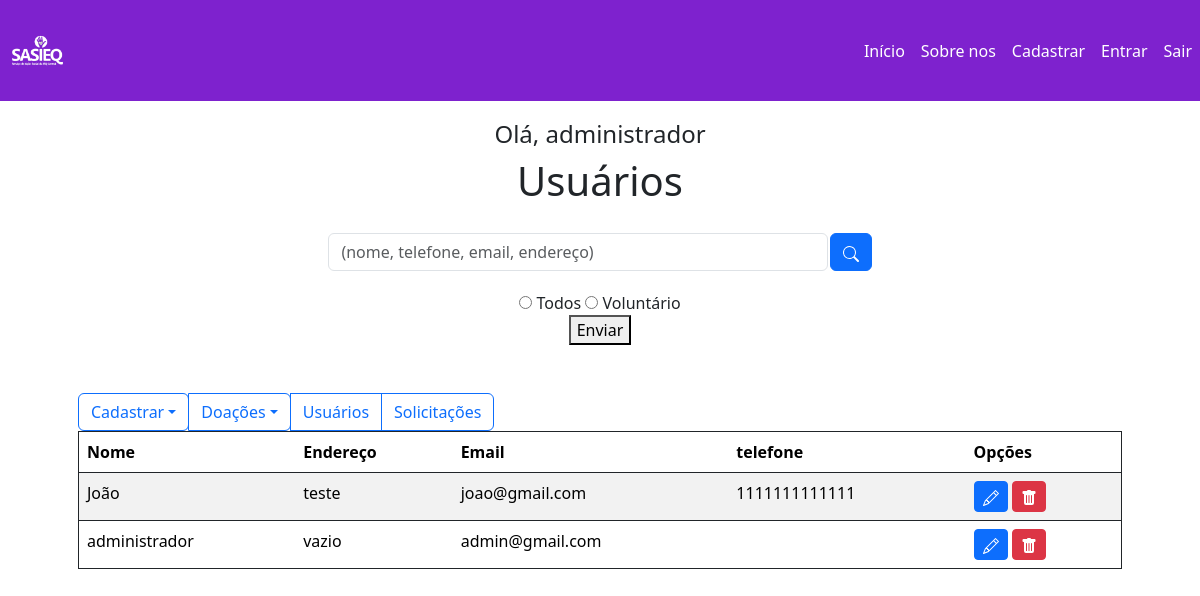
Screenshot of /admin_usuario.php (signed in) with the database file from the repository.
### tables this page shows
CREATE TABLE IF NOT EXISTS `usuario` (
  `id_usuario` int NOT NULL,
  `nome` varchar(255) DEFAULT NULL,
  `senha` varchar(255) DEFAULT NULL,
  `email` varchar(255) DEFAULT NULL,
  `endereco` varchar(255) DEFAULT NULL,
  `telefone` varchar(255) DEFAULT NULL,
  `tipo_cliente` int DEFAULT NULL,
  PRIMARY KEY (`id_usuario`)
);

### admin_usuario.php (the view, shortened to what this page needs)
<?php
$conexao = conectar();
$logado = $_SESSION['nome'];
$sql_pesquisar = "SELECT * FROM usuario";
$resultado_pesquisar = mysqli_query($conexao, $sql_pesquisar);
?>
<!DOCTYPE html>
<html lang="pt-br">
<head>
    <?php include("links.php"); ?>
</head>
<body>
    <?php include('menu.php');
    ?>
    <div style="margin-top: 10%;" class="text-center">
        <h4>Olá, <?php echo $logado; ?></h4>
        <h1>Usuários</h1>
    </div>
    <div class="caixa-procura">
        <form action="" method="get">
            <input type="search" class="form-control" placeholder="(nome, telefone, email, endereço)" name="pesquisar" id="pesquisar">
            <button class="btn btn-primary btn-btn">
                <svg xmlns="http://www.w3.org/2000/svg" width="16" height="16" fill="currentColor" class="bi bi-search" viewBox="0 0 16 16">
                    <path d="M11.742 10.344a6.5 6.5 0 1 0-1.397 1.398h-.001q.044.06.098.115l3.85 3.85a1 1 0 0 0 1.415-1.414l-3.85-3.85a1 1 0 0 0-.115-.1zM12 6.5a5.5 5.5 0 1 1-11 0 5.5 5.5 0 0 1 11 0" />
                </svg>
            </button>
        </form>
    </div>
    <div class="text-center">
        <form action="" method="GET">
            <input type="radio" id="todos" name="filtro" value="todos">
            <label for="todos">Todos</label>
            <input type="radio" id="voluntario" name="filtro" value="voluntarios">
            <label for="voluntario">Voluntário</label><br>
            <button>Enviar</button>
        </form>
    </div>
    <div class=" container p-5 ">
        <table class="table table-striped table-hover border border-dark  ">
            <thead>
                <div class="head-table">
                    <div class="btn-group" role="group" aria-label="Basic outlined example">
                        <button type="button" class="btn btn-outline-primary dropdown-toggle" data-bs-toggle="dropdown">Cadastrar</button>
                        <form action="admin_doacao.php" method="GET">
                            <button type="button" class="btn btn-outline-primary dropdown-toggle" data-bs-toggle="dropdown">Doações</button>
                        </form>
                        <form action="#" method="get">
                            <button type="button" class="btn btn-outline-primary">Usuários</button>
                        </form>
                        <a href="solicitacoes.php" class="btn btn-outline-primary">Solicitações</a>
                    </div>
                </div>
                <?php
                echo "<tr>";
                echo "<th scope='col'>Nome</th>";
                echo "<th scope='col'>Endereço</th>";
                echo "<th scope='col'>Email</th>";
                echo "<th scope='col'>telefone</th>";
                echo "<th scope='col'>Opções</th>";
                echo "</tr>";
                ?>
            </thead>
            <tbody>
                <?php
                while ($info = mysqli_fetch_assoc($resultado_pesquisar)) {
                    echo '<tr>';
                    echo '<td>' . $info['nome'] . '</td>';
                    echo '<td>' . $info['endereco'] . '</td>';
                    echo '<td>' . $info['email'] . '</td>';
                    echo '<td>' . $info['telefone'] . '</td>';
                    echo '<td>
                        <a class = "btn btn-sm btn-primary" href="form-alterar.php?id_usuario=' . $info['id_usuario'] . '">
                        <svg xmlns="http://www.w3.org/2000/svg" width="16" height="16" fill="currentColor" class="bi bi-pencil" viewBox="0 0 16 16">
                        <path d="M12.146.146a.5.5 0 0 1 .708 0l3 3a.5.5 0 0 1 0 .708l-10 10a.5.5 0 0 1-.168.11l-5 2a.5.5 0 0 1-.65-.65l2-5a.5.5 0 0 1 .11-.168zM11.207 2.5 13.5 4.793 14.793 3.5 12.5 1.207zm1.586 3L10.5 3.207 4 9.707V10h.5a.5.5 0 0 1 .5.5v.5h.5a.5.5 0 0 1 .5.5v.5h.293zm-9.761 5.175-.106.106-1.528 3.821 3.821-1.528.106-.106A.5.5 0 0 1 5 12.5V12h-.5a.5.5 0 0 1-.5-.5V11h-.5a.5.5 0 0 1-.468-.325"/>
                        </svg>
                        </a>
                        <a id="deleteButton"  class = "btn btn-sm btn-danger" data-id_usuario=' . $info['id_usuario'] . '>
                        <svg xmlns="http://www.w3.org/2000/svg" width="16" height="16" fill="currentColor" class="bi bi-trash-fill" viewBox="0 0 16 16">
                        <path d="M2.5 1a1 1 0 0 0-1 1v1a1 1 0 0 0 1 1H3v9a2 2 0 0 0 2 2h6a2 2 0 0 0 2-2V4h.5a1 1 0 0 0 1-1V2a1 1 0 0 0-1-1H10a1 1 0 0 0-1-1H7a1 1 0 0 0-1 1zm3 4a.5.5 0 0 1 .5.5v7a.5.5 0 0 1-1 0v-7a.5.5 0 0 1 .5-.5M8 5a.5.5 0 0 1 .5.5v7a.5.5 0 0 1-1 0v-7A.5.5 0 0 1 8 5m3 .5v7a.5.5 0 0 1-1 0v-7a.5.5 0 0 1 1 0"/>
                        </svg>
                        </a>
                        </td>';
                    echo '</tr>';
                }
                ?>
            </tbody>
        </table>
    </div>
</body>
</html>

### links.php (shortened to what this page needs)
<link rel="stylesheet" type="text/css" href="css/estilo.css?nocache=<?=rand(0,9999999) ?>"/>
 <link href="https://cdn.jsdelivr.net/npm/bootstrap@5.3.3/dist/css/bootstrap.min.css" rel="stylesheet">
 <link href="https://cdn.jsdelivr.net/npm/sweetalert2@11.0.18/dist/sweetalert2.min.css" rel="stylesheet">

### menu.php (shortened to what this page needs)
<header>
    <div class="container-fluid" id="nav-container">
        <nav class="navbar navbar-expand-lg fixed-top navbar-dark">
            <a href="index.php" class="navbar-brand">
                <img id="logo" src="img/logo.png" alt="logo SASIEQ">
            </a>
            <div class="collapse navbar-collapse justify-content-end" id="navbar-links">
                <div class="navbar-nav">
                    <a href="index.php" class="nav-item nav-link" id="home-menu">Início</a>
                    <a href="index.php#sobre-area" class="nav-item nav-link" id="about-menu">Sobre nos</a>
                    <a href="formcad.php" class="nav-item nav-link" id="cad-menu">Cadastrar</a>
                    <a href="login.php" class="nav-item nav-link" id="login-menu">Entrar</a>
                    <a href="logout.php" class="nav-item nav-link" id="login-menu">Sair</a>
                </div>
            </div>
        </nav>
    </div>
</header>

### css/estilo.css (style rules this page uses)
body { font-family: 'roboto',sans-serif; width: 100%; height: 100%; text-decoration: none; }
header,.navbar { background-color: #7e22ce; }
.navbar-nav a { color: white; }
#nav-container { padding-top: 0; padding-bottom: 0; }
#logo { width: 75px; }
.caixa-procura form { display: flex; gap:0.1%; padding: 20px; justify-content: center; }
.caixa-procura input { width: 500px; }

### rows the page displays
usuario: nome "João", endereco "teste", email "joao@gmail.com", telefone "1111111111111"
usuario: nome "administrador", endereco "vazio", email "admin@gmail.com"

### other values shown
$logado "administrador"
